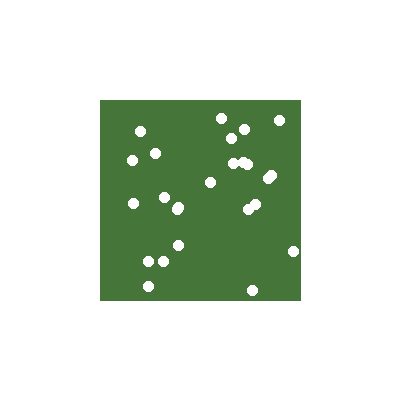

Write Python code to recreate this figure.
import random
from PIL import Image, ImageDraw

# Créer une nouvelle image avec fond transparent
image = Image.new("RGBA", (400, 400), (255, 255, 255, 0))

# Initialiser l'objet ImageDraw pour dessiner sur l'image
draw = ImageDraw.Draw(image)

feuille = "#46753a"
neige = "white"

# Définir les coordonnées du carré (coin supérieur gauche et coin inférieur droit)
x1, y1 = 100, 100
x2, y2 = 300, 300

# Dessiner le carré rempli en vert
draw.rectangle((x1, y1, x2, y2), fill=feuille)

# Définir la taille des boules de neige
taille_boule = 5

# Dessiner des boules de neige aléatoirement dans le carré
for _ in range(25):  # Dessiner 25 boules de neige
    # Générer des coordonnées aléatoires à l'intérieur du carré (en excluant une petite marge)
    neige_x = random.randint(x1 + taille_boule, x2 - taille_boule)
    neige_y = random.randint(y1 + taille_boule, y2 - taille_boule)
    # Dessiner un cercle bleu pour représenter un bleuet
    draw.ellipse((neige_x - taille_boule, neige_y - taille_boule, neige_x + taille_boule, neige_y + taille_boule), fill=neige)

# Enregistrer l'image
image.save("bleuet-hiver.png")
